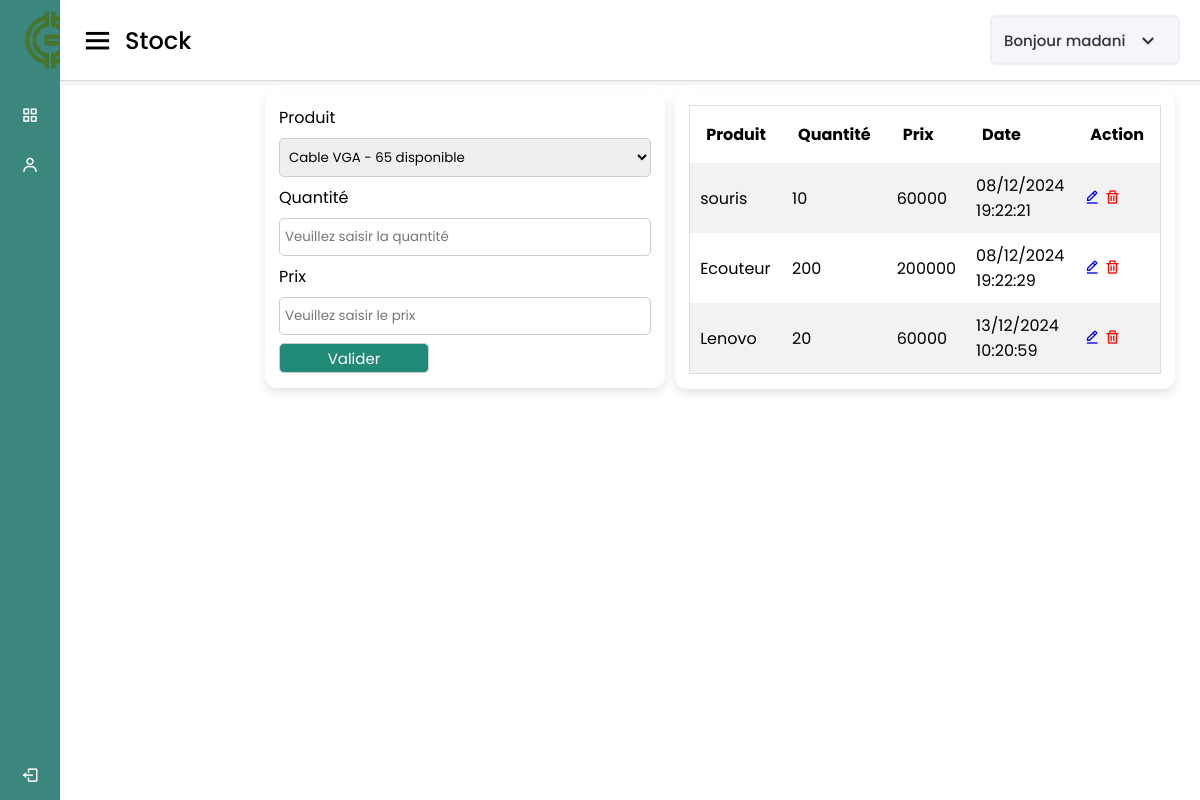
Screenshot of /vue/stock.php (signed in) with the database file from the repository.
### tables this page shows
CREATE TABLE `personnel` (
  `id` int(11) NOT NULL,
  `nom` varchar(30) NOT NULL,
  `prenom` varchar(30) NOT NULL,
  `telephone` varchar(15) NOT NULL,
  `adresse` varchar(50) NOT NULL,
  `email` varchar(255) NOT NULL,
  `role` varchar(255) NOT NULL,
  `password` varchar(255) NOT NULL
);

CREATE TABLE `stock` (
  `id` int(11) NOT NULL,
  `id_article` int(11) NOT NULL,
  `quantite` int(11) NOT NULL,
  `prix` int(11) NOT NULL,
  `date_commande` timestamp NOT NULL DEFAULT current_timestamp()
);

CREATE TABLE `produit` (
  `id` int(11) NOT NULL,
  `nom_produit` varchar(50) NOT NULL,
  `id_categorie` int(11) NOT NULL,
  `quantite` int(11) NOT NULL,
  `prix_unitaire` int(11) NOT NULL
);

### model/function.php (called while the page is built, shortened)
<?php
function getProduit($id = null, $searchDATA = array(), $limit = null, $offset = null)
{
    $pagination = "";
    if (!empty($id)) {
        $sql = "SELECT a.id AS id, id_categorie, nom_produit, libelle_categorie, quantite, prix_unitaire
        FROM Produit AS a, categorie AS c WHERE a.id=? AND c.id=a.id_categorie";
        $req = $GLOBALS['connexion']->prepare($sql);
        $req->execute(array($id));
        return $req->fetch();
    } else {
        $sql = "SELECT a.id AS id, id_categorie, nom_produit, libelle_categorie, quantite, prix_unitaire
        FROM produit AS a, categorie AS c WHERE c.id=a.id_categorie $pagination";
        $req = $GLOBALS['connexion']->prepare($sql);
        $req->execute();
        return $req->fetchAll();
    }
}
function getStock($id = null)
{
    if (!empty($id)) {
        $sql = "SELECT nom_produit, co.quantite, prix, date_commande, co.id, prix_unitaire
                FROM stock AS co
                INNER JOIN produit AS a ON co.id_article = a.id
                WHERE co.id = ?";
        $req = $GLOBALS['connexion']->prepare($sql);
        $req->execute(array($id));
        return $req->fetch();
    } else {
        $sql = "SELECT nom_produit, co.quantite, prix, date_commande, co.id, a.id AS idArticle
                FROM stock AS co
                INNER JOIN produit AS a ON co.id_article = a.id";
        $req = $GLOBALS['connexion']->prepare($sql);
        $req->execute();
        return $req->fetchAll();
    }
}

### vue/stock.php (the view, shortened to what this page needs)
<?php
include 'entete.php';
?>
<div class="home-content">
    <div class="overview-boxes">
        <div class="box">
            <form action=" <?= !empty($_GET['id']) ?  "../controller/Stock/modifStock.php" : "../controller/Stock/ajoutStock.php" ?>" method="post">
                <label for="id_article">Produit</label>
                <select onchange="setPrix()" name="id_article" id="id_article">
                    <?php
                    $articles = getProduit();
                    if (!empty($articles) && is_array($articles)) {
                        foreach ($articles as $key => $value) {
                    ?>
                            <option data-prix="<?= $value['prix_unitaire'] ?>" value="<?= $value['id'] ?>"><?= $value['nom_produit'] . " - " . $value['quantite'] . " disponible" ?></option>
                    <?php
                        }
                    }
                    ?>
                </select>
                <label for="quantite">Quantité</label>
                <input onkeyup="setPrix()" value="<?= !empty($_GET['id']) ?  $article['quantite'] : "" ?>" type="number" name="quantite" id="quantite" placeholder="Veuillez saisir la quantité">
                <label for="prix">Prix</label>
                <input value="<?= !empty($_GET['id']) ?  $article['prix'] : "" ?>" type="number" name="prix" id="prix" placeholder="Veuillez saisir le prix">
                <button type="submit">Valider</button>
            </form>
        </div>
        <div class="box">
            <table class="mtable">
                <tr>
                    <th>Produit</th>
                    <th>Quantité</th>
                    <th>Prix</th>
                    <th>Date</th>
                    <th>Action</th>
                </tr>
                <?php
                $vente = getStock();
                if (!empty($vente) && is_array($vente)) {
                    foreach ($vente as $key => $value) {
                ?>
                        <tr>
                            <td><?= $value['nom_produit'] ?></td>
                            <td><?= $value['quantite'] ?></td>
                            <td><?= $value['prix'] ?></td>
                            <td><?= date('d/m/Y H:i:s', strtotime($value['date_commande'])) ?></td>
                            <td>
                                <a href="?id=<?= $value['id'] ?>"><i class='bx bx-edit-alt'></i></a>
                                <a onclick="return confirm('Voulez-vous vraiment supprimer cette commande ?')" href="../controller/Stock/supprimeStock.php?id=<?= $value['id'] ?>" style="color: red;">
                                    <i class='bx bx-trash'></i>
                                </a>
                            </td>
                        </tr>
                <?php
                    }
                }
                ?>
            </table>
        </div>
    </div>
</div>
<?php
include 'pied.php';
?>

### vue/entete.php (shortened to what this page needs)
<?php
include_once '../model/function.php';
$role = $_SESSION['role'];
$userName = '';
$stmt = $connexion->prepare("SELECT * FROM personnel WHERE id = ?");
$stmt->execute([$_SESSION['id']]);
$user = $stmt->fetch();
if ($user) {
    $userName = htmlspecialchars($user['nom']);
} else {
    echo "Erreur : Utilisateur non trouvé.";
    exit;
}
$pageTitles = [
    'dashboard.php' => 'Tableau de bord',
    'commande.php' => 'Commandes',
    'personnel.php' => 'Personnels',
    'stock.php' => 'Stock',
    'client.php' => 'Clients',
    'produit.php' => 'Produits',
    'categorie.php' => 'Catégories',
    'parametres.php' => 'Paramètres',
    'login.php' => 'Connexion',
    'recuVente.php' => 'Recu'
];
$currentFile = basename($_SERVER['PHP_SELF']);
$customTitle = isset($pageTitles[$currentFile]) ? $pageTitles[$currentFile] : 'Page inconnue';
?>
<!DOCTYPE html>
<html lang="fr" dir="ltr">
<head>
    <link rel="stylesheet" href="../public/css/style.css" />
    <link href="https://unpkg.com/boxicons@2.0.7/css/boxicons.min.css" rel="stylesheet" />
</head>
<body>
    <div class="sidebar">
        <div class="logo-details">
            <img src="../public/images/G-stock.png" style="height:100px ; width: 100px ;"></img>  <br><br> <br>
            <span class="logo_name">G-Stock</span>
        </div>
        <ul class="nav-links">
            <li>
                <a href="dashboard.php" class="<?php echo basename($_SERVER['PHP_SELF']) == 'dashboard.php' ? 'active' : '' ?>">
                    <i class="bx bx-grid-alt"></i>
                    <span class="links_name">Dashboard</span>
                </a>
            </li>
            <?php if ($role == 'commercial') : ?>
                <li>
                    <a href="commande.php" class="<?php echo basename($_SERVER['PHP_SELF']) == 'commande.php' ? 'active' : '' ?>">
                        <i class="bx bx-user"></i>
                        <span class="links_name">Commande</span>
                    </a>
                </li>
            <?php endif; ?>
            <li class="log_out">
                <a href="../controller/logout.php">
                    <i class="bx bx-log-out"></i>
                    <span class="links_name">Déconnexion</span>
                </a>
            </li>
        </ul>
    </div>
    <section class="home-section">
        <nav class="hidden-print">
            <div class="sidebar-button">
                <i class="bx bx-menu sidebarBtn"></i>
                <span class="dashboard"><?php echo $customTitle; ?></span>
            </div>
            <div class="profile-details">
                <span class="admin_name" id="profile-name"><?php echo "Bonjour " . $userName; ?></span>
                <i class="bx bx-chevron-down"></i>
            </div>
        </nav>
    </section>
</body>
</html>

### public/css/style.css (style rules this page uses)
* { margin: 0; padding: 0; box-sizing: border-box; font-family: "Poppins", sans-serif; }
.sidebar { position: fixed; height: 100%; width: 240px; background: #3b867d; transition: all 0.5s ease; }
.sidebar .logo-details { height: 80px; display: flex; align-items: center; }
.sidebar .logo-details .logo_name { color: #fff; font-size: 24px; font-weight: 500; }
.sidebar .nav-links { margin-top: 10px; }
.sidebar .nav-links li { position: relative; list-style: none; height: 50px; }
.sidebar .nav-links li a { height: 100%; width: 100%; display: flex; align-items: center; text-decoration: none; transition: all 0.4s ease; }
.sidebar .nav-links li i { min-width: 60px; text-align: center; font-size: 18px; color: #fff; }
.sidebar .nav-links li a .links_name { color: #fff; font-size: 15px; font-weight: 400; white-space: nowrap; }
.sidebar .nav-links .log_out { position: absolute; bottom: 0; width: 100%; }
.home-section { position: relative; background: #f5f5f5; min-height: 85px; width: calc(100% - 240px); left: 240px; transition: all 0.5s ease; }
.home-section nav { display: flex; justify-content: space-between; height: 80px; background: #fff; display: flex; align-items: center; position: fixed; width: calc(100% - 240px); left: 240px; z-index: 100; padding: 0 20px; box-shadow: 0 1px 1px rgba(0, 0, 0, 0.1); transition: all 0.5s ease; }
.home-section nav .sidebar-button { display: flex; align-items: center; font-size: 24px; font-weight: 500; }
nav .sidebar-button i { font-size: 35px; margin-right: 10px; }
.home-section nav .profile-details { display: flex; align-items: center; background: #f5f6fa; border: 2px solid #efeef1; border-radius: 6px; height: 50px; min-width: 190px; padding: 0 15px 0 2px; }
nav .profile-details .admin_name { font-size: 15px; font-weight: 500; color: #333; margin: 0 10px; white-space: nowrap; }
nav .profile-details i { font-size: 25px; color: #333; }
.home-content .overview-boxes { display: flex; align-items: flex-start; justify-content: space-between; flex-wrap: nowrap; padding: 0 20px; margin-bottom: 26px; }
.overview-boxes .box { display: flex; align-items: center; justify-content: center; background: #fff; padding: 15px 14px; border-radius: 12px; box-shadow: 0 5px 10px rgba(0, 0, 0, 0.1); margin: 5px; }
.home-content { margin-left: 240px; }
@media (max-width: 1240px) { .sidebar { width: 60px; } }
@media (max-width: 1240px) { .home-section { width: calc(100% - 60px); left: 60px; } }
@media (max-width: 1240px) { .home-section nav { width: calc(100% - 60px); left: 60px; } }
input, textarea, select { margin-bottom: 10px; box-sizing: border-box; width: 100%; margin: 8px 0; padding: 8px 5px; border-radius: 5px; border: 1px solid #ccc; }
button { background-color: rgb(34 139 120); color: white; width: 150px; height: 30px; border: 1px solid #ccc; font-size: 15px; border-radius: 5px; }
label { display: block; }
form { width: 100%; }
table.mtable { width: 100%; border-collapse: collapse; width: 100%; border: 1px solid #ddd; }
th, td { text-align: left; padding: 16px; }
table.mtable tr:nth-child(even) { background: #f2f2f2; }
table.mtable td { padding: 10px; }
.profile-details { position: relative; display: inline-block; }
.admin_name { cursor: pointer; font-weight: bold; color: #333; }

### rows the page displays
personnel: nom "madani"
stock: id_article.nom_produit "souris", quantite "10", prix "60000", date_commande "08/12/2024 19:22:21"
stock: id_article.nom_produit "Ecouteur", quantite "200", prix "200000", date_commande "08/12/2024 19:22:29"
stock: id_article.nom_produit "Lenovo", quantite "20", prix "60000", date_commande "13/12/2024 10:20:59"

### other values shown
$customTitle "Stock"
form field id_article "Cable VGA - 65 disponible"
